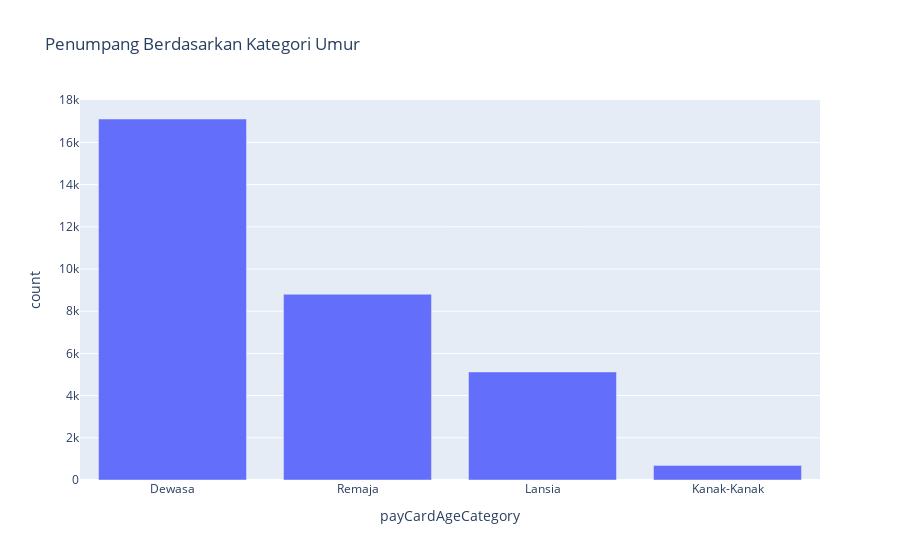

Notebook code for this chart:
### Code cell
px.bar(
    ageCategory,
    x='payCardAgeCategory',
    y='count',
    title="Penumpang Berdasarkan Kategori Umur"
)

### Figure 1 — Plotly figure (JSON) as saved in the notebook; plotly's stock layout.template omitted (floating-point values rounded to 4 significant figures)
{"data": [{"alignmentgroup": "True", "hovertemplate": "payCardAgeCategory=%{x}<br>count=%{y}<extra></extra>", "legendgroup": "", "marker": {"color": "#636efa", "pattern": {"shape": ""}}, "name": "", "offsetgroup": "", "orientation": "v", "showlegend": false, "textposition": "auto", "type": "bar", "x": ["Dewasa", "Remaja", "Lansia", "Kanak-Kanak"], "xaxis": "x", "y": [17113, 8805, 5122, 690], "yaxis": "y"}], "layout": {"barmode": "relative", "legend": {"tracegroupgap": 0}, "title": {"text": "Penumpang Berdasarkan Kategori Umur"}, "xaxis": {"anchor": "y", "domain": [0, 1], "title": {"text": "payCardAgeCategory"}}, "yaxis": {"anchor": "x", "domain": [0, 1], "title": {"text": "count"}}}}
